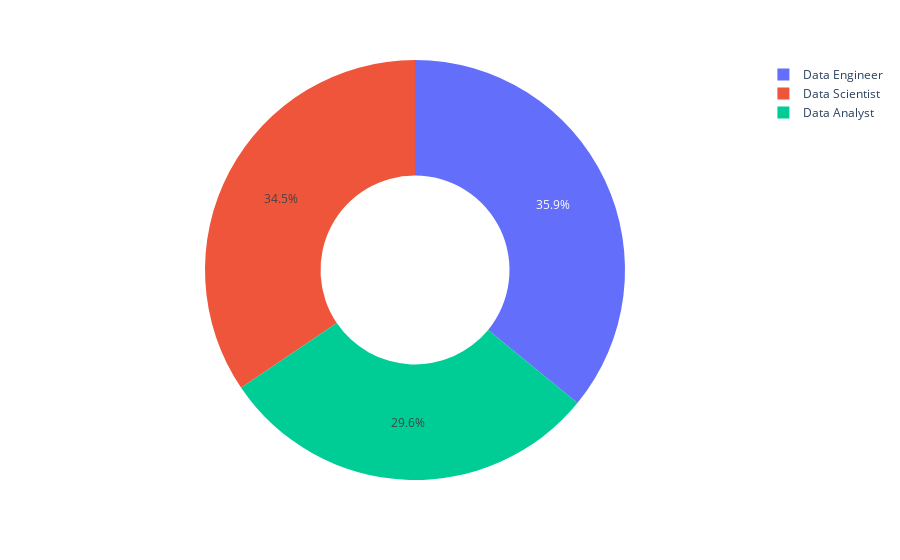

The cell this chart's notebook holds for it:
### Code cell
fig = px.pie(sal_jp, values='avg_salary_in_usd', names='job_title', hole=0.45)

fig.show()

### Figure 1 — Plotly figure (JSON) as saved in the notebook; plotly's stock layout.template omitted (floating-point values rounded to 4 significant figures)
{"data": [{"domain": {"x": [0, 1], "y": [0, 1]}, "hole": 0.45, "hovertemplate": "job_title=%{label}<br>avg_salary_in_usd=%{value}<extra></extra>", "labels": ["Data Engineer", "Data Scientist", "Data Analyst"], "legendgroup": "", "name": "", "showlegend": true, "type": "pie", "values": [112725, 108200.0, 92890.0]}], "layout": {"legend": {"tracegroupgap": 0}, "margin": {"t": 60}}}
